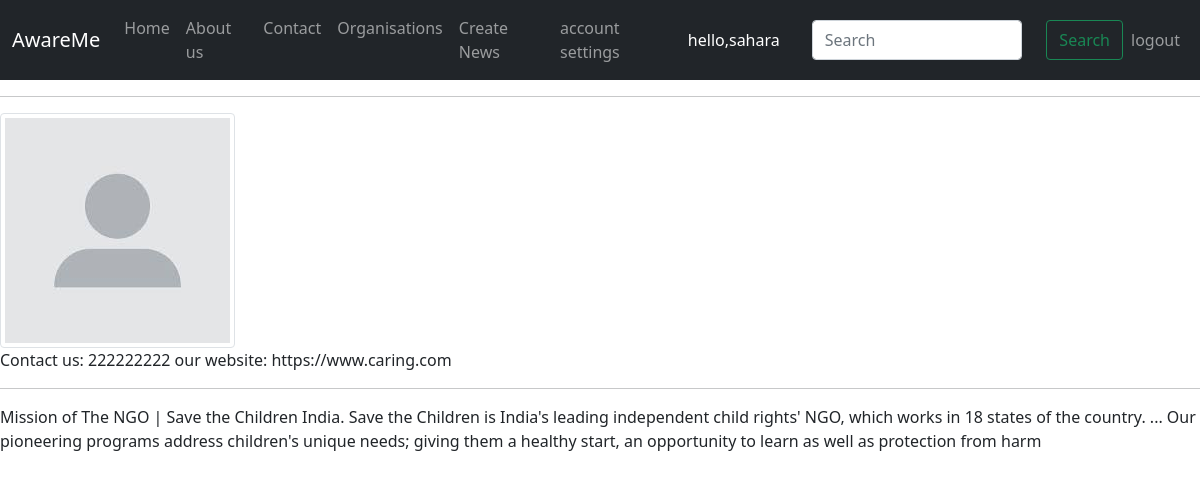
The page /awareme/profileOrg/21/ (signed in) on the database its author committed.
### awaremeapp/models.py (models this page shows, shortened)
class OrgDetail(models.Model):
    user=models.OneToOneField(User,null=True,blank=True, on_delete=models.CASCADE)
    mission=models.TextField(blank=True,null=True)
    Contact=models.CharField(max_length=15,null=True)
    portfolio=models.URLField(blank=True,null=True)
    profile_pic=models.ImageField(upload_to='awareme\static\images',default='default.png',null=True)

### awaremeapp/views.py (the view)
# urls.py: path('profileOrg/<str:pk_value>/',views.org_profile,name="org_profile"),
@login_required(login_url='login')
def org_profile(request,pk_value):
    orgPk=OrgDetail.objects.get(id=pk_value)
    orgInfo=OrgDetail.objects.all()
    context={'orgInfo':orgInfo,'orgPk':orgPk}
    return render(request,'awaremeapp/org_profile.html',context)

### templates/awaremeapp/org_profile.html (shortened to what this page needs)
{% extends 'awaremeapp/orgbase.html' %}
{% block content %}
<hr>
<img src="{{request.user.orgdetail.profile_pic.url}}" alt="not found" class="img-thumbnail">
<p>Contact us: {{ orgPk.Contact }} our website: {{ orgPk.portfolio }}</p>
<hr>
<p>{{ orgPk.mission }}</p>
{% endblock %}

### templates/awaremeapp/orgbase.html (shortened to what this page needs)
{% load static %}
<!DOCTYPE html>
<html lang="en">
<head>
    <link href="https://cdn.jsdelivr.net/npm/bootstrap@5.0.0/dist/css/bootstrap.min.css" rel="stylesheet">
</head>
<body>
    <nav class="navbar navbar-expand-lg navbar-dark bg-dark sticky-top "  >
        <div class="container-fluid">
          <a class="navbar-brand mx-10 ml-5 mr-5" href="{% url 'listFeed'%}">AwareMe</a>
          <div class="collapse navbar-collapse" id="navbarSupportedContent">
            <ul class="navbar-nav me-auto mb-2 mb-lg-0">
              <li class="nav-item">
                <a class="nav-link {% block homeactive %} {% endblock homeactive %}" aria-current="page" href="{% url 'listFeed'%}">Home</a>
              </li>
          <div class="collapse navbar-collapse" id="navbarSupportedContent">
            <ul class="navbar-nav me-auto mb-2 mb-lg-0">
              <li class="nav-item">
                <a class="nav-link {% block aboutactive %} {% endblock aboutactive %}" aria-current="page" href="{% url 'listFeed'%}">About us</a>
              </li>
          <div class="collapse navbar-collapse" id="navbarSupportedContent">
            <ul class="navbar-nav me-auto mb-2 mb-lg-0">
              <li class="nav-item">
                <a class="nav-link {% block contactactive %} {% endblock contactactive %}" aria-current="page" href="{% url 'contact' %}">Contact</a>
              </li>
              <div class="collapse navbar-collapse" id="navbarSupportedContent">
                <ul class="navbar-nav me-auto mb-2 mb-lg-0">
                  <li class="nav-item">
                    <a class="nav-link {% block organistionactive %} {% endblock organistionactive %}" aria-current="page" href="{% url 'details' %}">Organisations</a>
                  </li>
              <li class="nav-item me-auto mb-2 mb-lg-0">
                <a class="nav-link" href="{% url 'feed' %}">Create News</a>
              </li>
              <li class="nav-item ">
                <a class="nav-link {% block settingactive %} {% endblock settingactive %}" href="{% url 'account_setting' %}">account settings</a>
              </li>
              <div class="collapse navbar-collapse" id="navbarSupportedContent">
                <ul class="navbar-nav me-auto mb-2 mb-lg-0">
                  <li class="nav-item">
                    <a class="nav-link active" aria-current="page">hello,{{request.user}}</a>
                  </li>
                  <form class="d-flex" method="GET" action="{% url 'search' %}">
                    <input class="form-control me-4 mx-4" type="search" placeholder="Search" name="query" id="query" aria-label="Search">
                    <button class="btn btn-outline-success" type="submit">Search</button>
                  </form>
              {% if user.is_authenticated %}
              <li class="nav-item {% block logoutactive %} {% endblock logoutactive %}">
                <a class="nav-link" href="{% url 'logout' %}">logout</a>
              </li>
              {% else %}
              <li class="nav-item {% block loginactive %} {% endblock loginactive %}">
                <a class="nav-link" href="{% url 'login' %}">login</a>
              </li>
              {% endif %}
          </div>
        </div>
      </nav>
        {% block content %}
        {% endblock %}
</body>
</html>

### rows shown on the page
OrgDetail: Contact "222222222", portfolio "https://www.caring.com", mission "Mission of The NGO | Save the Children India. Save the Children is India's leading independent child rights' NGO, which works in 18 states of the country. ... Our pioneering programs address children's unique needs; giving them a healthy start, an opportunity to learn as well as protection from harm"

### other values the page prints
{{ request.user }} "sahara"
